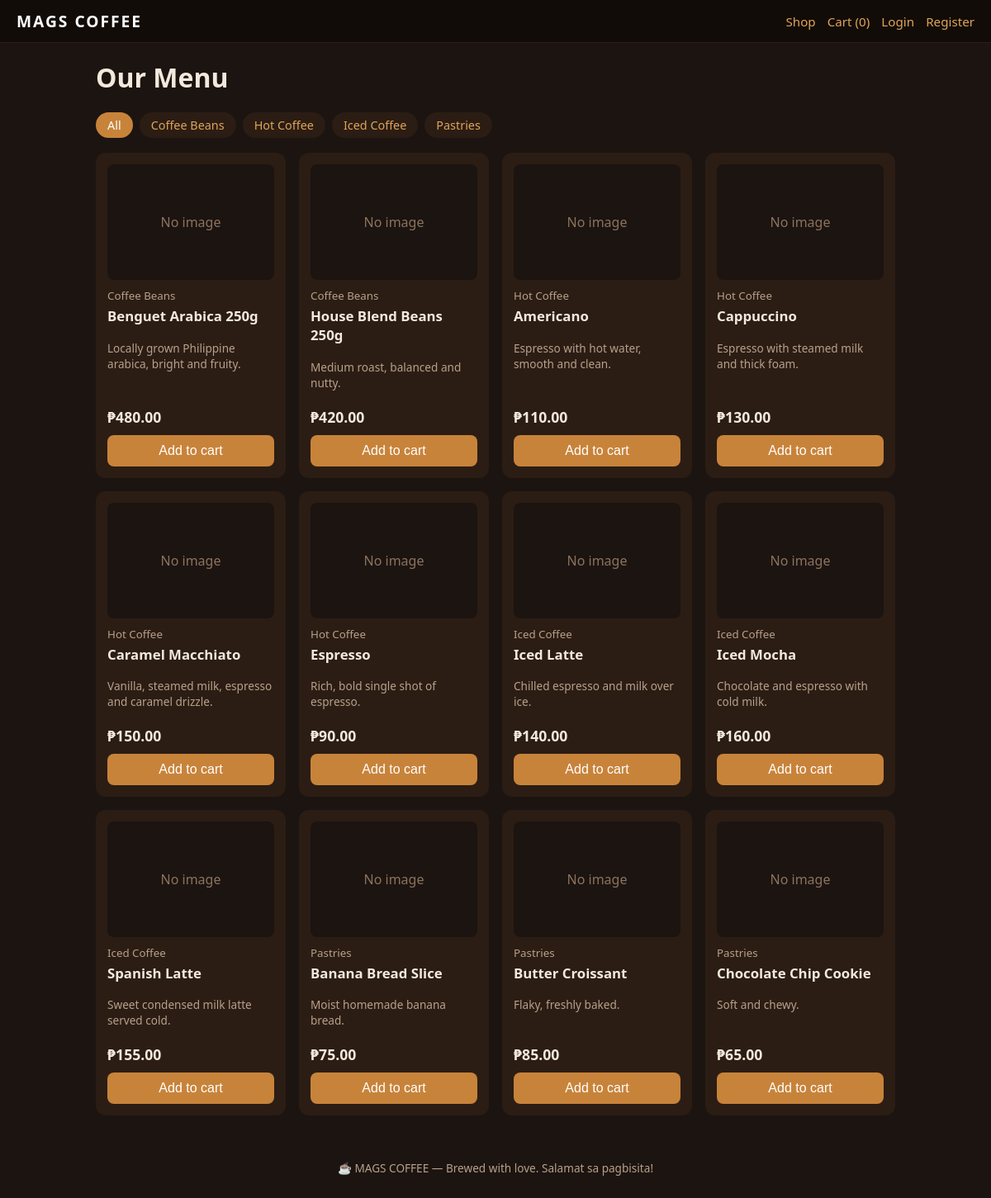
The page / on the database its author committed.
### tables this page shows
CREATE TABLE products (
    id INT UNSIGNED AUTO_INCREMENT PRIMARY KEY,
    name VARCHAR(120) NOT NULL,
    category VARCHAR(50) NOT NULL,
    description TEXT,
    price DECIMAL(10,2) NOT NULL,
    stock INT UNSIGNED NOT NULL DEFAULT 0,
    image_url VARCHAR(255) DEFAULT NULL,
    created_at TIMESTAMP DEFAULT CURRENT_TIMESTAMP
);

### config.php (called while the page is built, shortened)
<?php
function e(string $s): string {
    return htmlspecialchars($s, ENT_QUOTES, 'UTF-8');
}
function money(float $n): string {
    return '₱' . number_format($n, 2);
}

### index.php (the view, shortened to what this page needs)
<?php
require 'config.php';
$cat = trim($_GET['cat'] ?? '');
$categories = $pdo->query('SELECT DISTINCT category FROM products ORDER BY category')->fetchAll(PDO::FETCH_COLUMN);
if ($cat !== '') {
    $stmt = $pdo->prepare('SELECT * FROM products WHERE category = ? ORDER BY name');
    $stmt->execute([$cat]);
} else {
    $stmt = $pdo->query('SELECT * FROM products ORDER BY category, name');
}
$products = $stmt->fetchAll();
require 'header.php';
?>
<h1>Our Menu</h1>
<div class="chips">
    <a href="index.php" class="<?= $cat === '' ? 'active' : '' ?>">All</a>
    <?php foreach ($categories as $c): ?>
        <a href="index.php?cat=<?= urlencode($c) ?>" class="<?= $cat === $c ? 'active' : '' ?>"><?= e($c) ?></a>
    <?php endforeach; ?>
</div>
<div class="grid">
<?php foreach ($products as $p): ?>
    <div class="product">
        <div class="img">
            <?php if ($p['image_url']): ?>
                <img src="<?= e($p['image_url']) ?>" alt="<?= e($p['name']) ?>">
            <?php else: ?>
                <span>No image</span>
            <?php endif; ?>
        </div>
        <small><?= e($p['category']) ?></small>
        <h3><?= e($p['name']) ?></h3>
        <p class="desc"><?= e($p['description'] ?? '') ?></p>
        <p class="price"><?= money((float)$p['price']) ?></p>
        <?php if ($p['stock'] > 0): ?>
            <form method="post" action="cart.php">
                <button type="submit">Add to cart</button>
            </form>
        <?php else: ?>
            <button disabled>Out of stock</button>
        <?php endif; ?>
    </div>
<?php endforeach; ?>
</div>
<?php require 'footer.php'; ?>

### header.php (shortened to what this page needs)
<?php
$base = $base ?? '';
$cartCount = array_sum($_SESSION['cart'] ?? []);
?>
<!DOCTYPE html>
<html lang="en">
<head>
<link rel="stylesheet" href="<?= $base ?>style.css">
</head>
<body>
<header class="nav">
    <a class="brand" href="<?= $base ?>index.php">MAGS COFFEE</a>
    <nav>
        <a href="<?= $base ?>index.php">Shop</a>
        <a href="<?= $base ?>cart.php">Cart (<?= (int)$cartCount ?>)</a>
        <?php if (!empty($_SESSION['user_id'])): ?>
            <a href="<?= $base ?>orders.php">My Orders</a>
            <?php if (is_admin()): ?><a href="<?= $base ?>admin/index.php">Admin</a><?php endif; ?>
            <a href="<?= $base ?>logout.php">Logout (<?= e($_SESSION['username']) ?>)</a>
        <?php else: ?>
            <a href="<?= $base ?>login.php">Login</a>
            <a href="<?= $base ?>register.php">Register</a>
        <?php endif; ?>
    </nav>
</header>
<main class="wrap">

### footer.php
</main>
<footer class="foot">
    <p>☕ MAGS COFFEE — Brewed with love. Salamat sa pagbisita!</p>
</footer>
</body>
</html>

### style.css (style rules this page uses)
* { box-sizing: border-box; }
body { font-family: system-ui, sans-serif; background: #1c1410; color: #f3e9dc; margin: 0; }
a { color: #e0a458; }
h1 { margin-top: 0; }
.nav { display: flex; flex-wrap: wrap; justify-content: space-between; align-items: center; gap: 8px; padding: 12px 20px; background: #120c08; border-bottom: 1px solid #2b1d14; }
.nav .brand { font-weight: 800; letter-spacing: 2px; color: #fff; text-decoration: none; font-size: 1.2rem; }
.nav nav { display: flex; flex-wrap: wrap; gap: 14px; }
.nav nav a { text-decoration: none; font-size: .95rem; }
.wrap { max-width: 1000px; margin: 0 auto; padding: 20px 16px; }
.foot { text-align: center; padding: 20px 16px; color: #b8a08a; font-size: .85rem; }
.chips { display: flex; flex-wrap: wrap; gap: 8px; margin-bottom: 18px; }
.chips a { padding: 6px 14px; border-radius: 999px; background: #2b1d14; text-decoration: none; font-size: .9rem; }
.chips a.active { background: #c8833a; color: #fff; }
.grid { display: grid; grid-template-columns: repeat(auto-fill, minmax(210px, 1fr)); gap: 16px; }
.product { background: #2b1d14; border-radius: 12px; padding: 14px; display: flex; flex-direction: column; }
.product .img { height: 140px; background: #1c1410; border-radius: 8px; margin-bottom: 10px; display: flex; align-items: center; justify-content: center; color: #8c735e; overflow: hidden; }
.product h3 { margin: 4px 0; font-size: 1.05rem; }
.product small { color: #b8a08a; }
.product .desc { color: #b8a08a; font-size: .85rem; flex: 1; }
.product .price { font-weight: 700; font-size: 1.1rem; margin: 6px 0 10px; }
button, .btn { display: inline-block; padding: 10px 16px; background: #c8833a; color: #fff; border: 0; border-radius: 8px; font-size: 1rem; cursor: pointer; text-decoration: none; text-align: center; }
.product form button { width: 100%; }

### rows shown on the page
products: shows "No image", category "Coffee Beans", name "Benguet Arabica 250g", description "Locally grown Philippine arabica, bright and fruity.", price "₱480.00"
products: shows "No image", category "Coffee Beans", name "House Blend Beans 250g", description "Medium roast, balanced and nutty.", price "₱420.00"
products: shows "No image", category "Hot Coffee", name "Americano", description "Espresso with hot water, smooth and clean.", price "₱110.00"
products: shows "No image", category "Hot Coffee", name "Cappuccino", description "Espresso with steamed milk and thick foam.", price "₱130.00"
products: shows "No image", category "Hot Coffee", name "Caramel Macchiato", description "Vanilla, steamed milk, espresso and caramel drizzle.", price "₱150.00"
products: shows "No image", category "Hot Coffee", name "Espresso", description "Rich, bold single shot of espresso.", price "₱90.00"
products: shows "No image", category "Iced Coffee", name "Iced Latte", description "Chilled espresso and milk over ice.", price "₱140.00"
products: shows "No image", category "Iced Coffee", name "Iced Mocha", description "Chocolate and espresso with cold milk.", price "₱160.00"
products: shows "No image", category "Iced Coffee", name "Spanish Latte", description "Sweet condensed milk latte served cold.", price "₱155.00"
products: shows "No image", category "Pastries", name "Banana Bread Slice", description "Moist homemade banana bread.", price "₱75.00"
products: shows "No image", category "Pastries", name "Butter Croissant", description "Flaky, freshly baked.", price "₱85.00"
products: shows "No image", category "Pastries", name "Chocolate Chip Cookie", description "Soft and chewy.", price "₱65.00"

### other values the page prints
$cartCount "0"
$c "Coffee Beans"
$c "Hot Coffee"
$c "Iced Coffee"
$c "Pastries"
